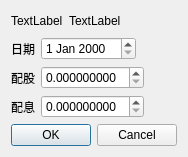
<?xml version="1.0" encoding="UTF-8"?>
<ui version="4.0">
 <class>Dialog</class>
 <widget class="QDialog" name="Dialog">
  <property name="geometry">
   <rect>
    <x>0</x>
    <y>0</y>
    <width>185</width>
    <height>157</height>
   </rect>
  </property>
  <property name="sizePolicy">
   <sizepolicy hsizetype="Fixed" vsizetype="Fixed">
    <horstretch>0</horstretch>
    <verstretch>0</verstretch>
   </sizepolicy>
  </property>
  <property name="maximumSize">
   <size>
    <width>185</width>
    <height>185</height>
   </size>
  </property>
  <property name="windowTitle">
   <string>股利分配</string>
  </property>
  <layout class="QVBoxLayout" name="verticalLayout">
   <item>
    <layout class="QHBoxLayout" name="horizontalLayout">
     <item>
      <widget class="QLabel" name="qtStockNumberLabel">
       <property name="text">
        <string>TextLabel</string>
       </property>
      </widget>
     </item>
     <item>
      <widget class="QLabel" name="qtStockNameLabel">
       <property name="text">
        <string>TextLabel</string>
       </property>
      </widget>
     </item>
     <item>
      <spacer name="horizontalSpacer">
       <property name="orientation">
        <enum>Qt::Horizontal</enum>
       </property>
       <property name="sizeHint" stdset="0">
        <size>
         <width>40</width>
         <height>20</height>
        </size>
       </property>
      </spacer>
     </item>
    </layout>
   </item>
   <item>
    <layout class="QHBoxLayout" name="horizontalLayout_2">
     <item>
      <widget class="QLabel" name="label_3">
       <property name="text">
        <string>日期</string>
       </property>
      </widget>
     </item>
     <item>
      <widget class="QDateEdit" name="qtDateEdit"/>
     </item>
     <item>
      <spacer name="horizontalSpacer_2">
       <property name="orientation">
        <enum>Qt::Horizontal</enum>
       </property>
       <property name="sizeHint" stdset="0">
        <size>
         <width>40</width>
         <height>20</height>
        </size>
       </property>
      </spacer>
     </item>
    </layout>
   </item>
   <item>
    <layout class="QHBoxLayout" name="horizontalLayout_3">
     <item>
      <widget class="QLabel" name="label_4">
       <property name="text">
        <string>配股</string>
       </property>
      </widget>
     </item>
     <item>
      <widget class="QDoubleSpinBox" name="qtStockDividendDoubleSpinBox">
       <property name="minimumSize">
        <size>
         <width>75</width>
         <height>0</height>
        </size>
       </property>
       <property name="decimals">
        <number>9</number>
       </property>
       <property name="maximum">
        <double>999.990000000000009</double>
       </property>
      </widget>
     </item>
     <item>
      <spacer name="horizontalSpacer_3">
       <property name="orientation">
        <enum>Qt::Horizontal</enum>
       </property>
       <property name="sizeHint" stdset="0">
        <size>
         <width>40</width>
         <height>20</height>
        </size>
       </property>
      </spacer>
     </item>
    </layout>
   </item>
   <item>
    <layout class="QHBoxLayout" name="horizontalLayout_4">
     <item>
      <widget class="QLabel" name="label_5">
       <property name="text">
        <string>配息</string>
       </property>
      </widget>
     </item>
     <item>
      <widget class="QDoubleSpinBox" name="qtCashDividendDoubleSpinBox">
       <property name="minimumSize">
        <size>
         <width>75</width>
         <height>0</height>
        </size>
       </property>
       <property name="decimals">
        <number>9</number>
       </property>
       <property name="maximum">
        <double>999.990000000000009</double>
       </property>
      </widget>
     </item>
     <item>
      <spacer name="horizontalSpacer_4">
       <property name="orientation">
        <enum>Qt::Horizontal</enum>
       </property>
       <property name="sizeHint" stdset="0">
        <size>
         <width>40</width>
         <height>20</height>
        </size>
       </property>
      </spacer>
     </item>
    </layout>
   </item>
   <item>
    <widget class="QDialogButtonBox" name="qtOkButtonBox">
     <property name="layoutDirection">
      <enum>Qt::LeftToRight</enum>
     </property>
     <property name="orientation">
      <enum>Qt::Horizontal</enum>
     </property>
     <property name="standardButtons">
      <set>QDialogButtonBox::Cancel|QDialogButtonBox::Ok</set>
     </property>
    </widget>
   </item>
  </layout>
 </widget>
 <resources/>
 <connections>
  <connection>
   <sender>qtOkButtonBox</sender>
   <signal>accepted()</signal>
   <receiver>Dialog</receiver>
   <slot>accept()</slot>
   <hints>
    <hint type="sourcelabel">
     <x>248</x>
     <y>254</y>
    </hint>
    <hint type="destinationlabel">
     <x>157</x>
     <y>274</y>
    </hint>
   </hints>
  </connection>
  <connection>
   <sender>qtOkButtonBox</sender>
   <signal>rejected()</signal>
   <receiver>Dialog</receiver>
   <slot>reject()</slot>
   <hints>
    <hint type="sourcelabel">
     <x>316</x>
     <y>260</y>
    </hint>
    <hint type="destinationlabel">
     <x>286</x>
     <y>274</y>
    </hint>
   </hints>
  </connection>
 </connections>
</ui>
